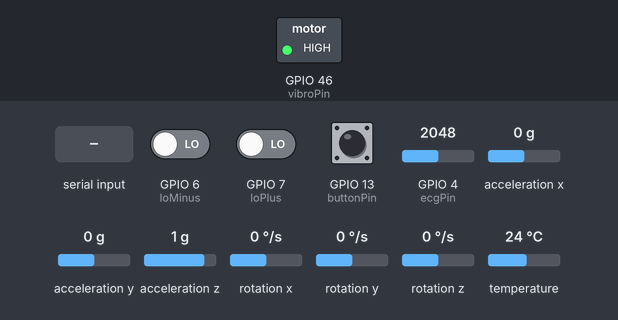
The sketch below on a simulated ESP32-S3. Parts: switched loads named in the sketch (green lamp = pin HIGH). Dashed ring = blinking. The inputs (shaded band) are chosen by the test bench; at power-on: GPIO 13 (buttonPin) HIGH, GPIO 4 (ecgPin) = 2048, GPIO 6 (loMinus) LOW, GPIO 7 (loPlus) LOW, acceleration x 0 g, acceleration y 0 g, acceleration z 1 g, rotation x 0 °/s, rotation y 0 °/s, rotation z 0 °/s, temperature 24 °C. Storage starts empty; what the sketch prints to the serial monitor is not drawn.

Above: at 0.1 s.
At 1.4 s:
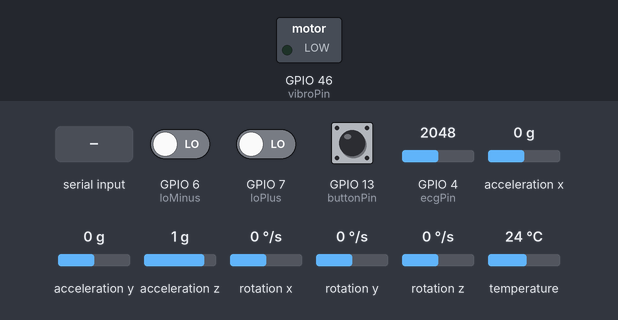
1.5 s: GPIO 13 (buttonPin) pulled LOW for 0.15 s
At 1.7 s:
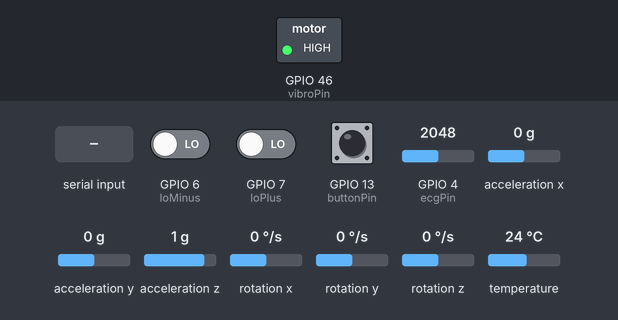
4.2 s: "D" received over Serial
Timing chart, 0 to 7.2 s (numbered marks = the images above; inputs shaded):
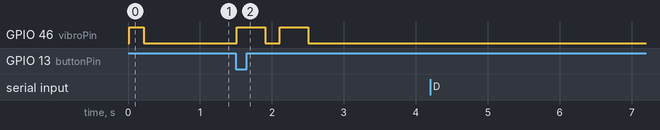

The sketch:

FirmwareforPerfMoni.ino
```cpp
#include <Adafruit_MPU6050.h>
#include <Adafruit_Sensor.h>
#include <Wire.h>
#include "FS.h"
#include <LittleFS.h>

// --- PINS ---
const int buttonPin = 13;
const int vibroPin  = 46;
const int sdaPin    = 16;
const int sclPin    = 15;
const int ecgPin    = 4;
const int loPlus    = 7;
const int loMinus   = 6;

Adafruit_MPU6050 mpu;
File dataFile;

// --- VARIABLES ---
bool isMonitoring = false;
int lastButtonState = HIGH;
int currentButtonState;

// Physics Trackers
float velocityZ = 0.0; float pitchAngle = 0.0;
float biasZ = 0.0; float biasX = 0.0; float initialTilt = 0.0;
unsigned long prevTime = 0;
unsigned long stopTimer = 0;

// --- NEW: BPM VARIABLES ---
const int Threshold = 2600;  // Threshold for identifying a "Beat" (Adjust if needed)
unsigned long lastBeatTime = 0;
int bpm = 0;
int beatIndex = 0;
int beats[10]; // Array to average the last 10 beats
int averageBPM = 0;

// --- HELPER: VIBRATION ---
void vibrateTwice() {
  digitalWrite(vibroPin, HIGH); delay(400);
  digitalWrite(vibroPin, LOW);  delay(200);
  digitalWrite(vibroPin, HIGH); delay(400);
  digitalWrite(vibroPin, LOW);
}

// --- HELPER: DUMP FILES ---
void dumpFile(String fname) {
  File file = LittleFS.open(fname, "r");
  if (!file) return;
  while (file.available()) {
    Serial.write(file.read());
  }
  file.close();
}

void dumpAllFiles() {
  Serial.println("\n\n>>> DUMP MODE ACTIVATED <<<");
  delay(500);
  int i = 1;
  while (LittleFS.exists("/session_" + String(i) + ".csv")) {
    String fName = "/session_" + String(i) + ".csv";
    Serial.print("=== START OF FILE: "); Serial.print(fName); Serial.println(" ===");
    dumpFile(fName);
    Serial.println();
    Serial.println("=== END OF DATA ===");
    i++;
  }
  Serial.println(">>> ALL FILES DUMPED <<<");
}

void setup() {
  Serial.begin(115200);
  pinMode(buttonPin, INPUT_PULLUP);
  pinMode(vibroPin, OUTPUT); digitalWrite(vibroPin, LOW);
  pinMode(loPlus, INPUT); pinMode(loMinus, INPUT);

  Wire.begin(sdaPin, sclPin);

  if (!LittleFS.begin(true)) { Serial.println("Memory Error"); return; }
  if (!mpu.begin()) { Serial.println("MPU Not Found"); while (1); }

  mpu.setAccelerometerRange(MPU6050_RANGE_2_G);
  mpu.setGyroRange(MPU6050_RANGE_500_DEG);
  mpu.setFilterBandwidth(MPU6050_BAND_21_HZ);

  Serial.println("System Ready. Press Button.");
  digitalWrite(vibroPin, HIGH); delay(200); digitalWrite(vibroPin, LOW);
}

void loop() {
  if (Serial.available()) {
    char cmd = Serial.read();
    if (cmd == 'D' || cmd == 'd') {
      isMonitoring = false;
      if (dataFile) dataFile.close();
      dumpAllFiles();
    }
  }

  currentButtonState = digitalRead(buttonPin);

  if (lastButtonState == HIGH && currentButtonState == LOW) {
    isMonitoring = !isMonitoring;
    vibrateTwice();

    if (isMonitoring) {
      Serial.println(">>> CALIBRATING... <<<");
      float sumZ = 0; float sumX = 0;
      for (int i = 0; i < 50; i++) {
        sensors_event_t a, g, temp; mpu.getEvent(&a, &g, &temp);
        sumZ += a.acceleration.z; sumX += a.acceleration.x; delay(3);
      }
      initialTilt = atan2((sumZ/50), (sumX/50)) * 57.2958;
      pitchAngle = initialTilt;
      float rad = initialTilt * 0.0174533;
      biasX = (sumX/50) - (9.81 * cos(rad));
      biasZ = (sumZ/50) - (9.81 * sin(rad));
      velocityZ = 0; prevTime = millis();

      // Reset BPM
      averageBPM = 0; beatIndex = 0; lastBeatTime = millis();

      int index = 1;
      while (LittleFS.exists("/session_" + String(index) + ".csv")) index++;
      String fileName = "/session_" + String(index) + ".csv";

      dataFile = LittleFS.open(fileName, "w");
      if (dataFile) {
        // UPDATED HEADER: Added BPM
        dataFile.println("Time,Tilt,AccFwd,AccUp,SpeedZ,ECG,BPM");
        Serial.print("Recording to: "); Serial.println(fileName);
        Serial.println("Time \t Tilt \t Speed \t ECG \t BPM");
      }
    } else {
      Serial.println(">>> STOPPED. SAVED. <<<");
      if (dataFile) dataFile.close();
    }
  }
  lastButtonState = currentButtonState;
  delay(20); // Higher sampling rate needed for ECG (20ms)

  if (isMonitoring && dataFile) {
    sensors_event_t a, g, temp; mpu.getEvent(&a, &g, &temp);
    unsigned long currentTime = millis();
    float dt = (currentTime - prevTime) / 1000.0; prevTime = currentTime;

    // 1. Motion Logic
    float calibratedAccelX = a.acceleration.x - biasX;
    float gyroY = g.gyro.y * 57.2958;
    float accelPitch = atan2(a.acceleration.z, calibratedAccelX) * 57.2958;
    pitchAngle = 0.98 * (pitchAngle + gyroY * dt) + 0.02 * accelPitch;
    float rad = pitchAngle * 0.0174533;
    float accelForward = (a.acceleration.z - biasZ) - (9.81 * sin(rad));
    float accelUp = (calibratedAccelX * cos(rad) + a.acceleration.z * sin(rad)) - 9.81;

    if (abs(accelForward) < 0.5) {
      accelForward = 0; velocityZ *= 0.9;
      stopTimer += (dt*1000); if (stopTimer > 200) velocityZ = 0;
    } else stopTimer = 0;
    if (abs(accelUp) < 0.5) accelUp = 0;
    velocityZ += (accelForward * dt);
    if (velocityZ < 0) velocityZ = 0;

    // 2. ECG & BPM Logic
    int ecgValue = 0;
    if ((digitalRead(loPlus) == 1) || (digitalRead(loMinus) == 1)) {
      ecgValue = 0; // Flatline if disconnected
      averageBPM = 0; // Reset BPM if leads off
    } else {
      ecgValue = analogRead(ecgPin);

      // BPM CALCULATION
      // Only count a beat if signal > Threshold AND it's been > 300ms since last beat (Max 200 BPM)
      if (ecgValue > Threshold && (currentTime - lastBeatTime > 300)) {
         long duration = currentTime - lastBeatTime;
         lastBeatTime = currentTime;

         // Calculate Instant BPM
         int instantBPM = 60000 / duration;

         // Smooth it (Running average)
         beats[beatIndex] = instantBPM;
         beatIndex = (beatIndex + 1) % 10; // Cycle 0-9

         // Calculate Average
         long total = 0;
         for(int k=0; k<10; k++) total += beats[k];
         averageBPM = total / 10;
      }
    }

    // 3. Save to File (Added BPM)
    dataFile.print(currentTime); dataFile.print(",");
    dataFile.print(pitchAngle, 1); dataFile.print(",");
    dataFile.print(accelForward, 2); dataFile.print(",");
    dataFile.print(accelUp, 2); dataFile.print(",");
    dataFile.print(velocityZ, 2); dataFile.print(",");
    dataFile.print(ecgValue); dataFile.print(",");
    dataFile.println(averageBPM); // <--- New Data

    // 4. Real Time Print
    Serial.print(currentTime); Serial.print("\t");
    Serial.print(pitchAngle, 1); Serial.print("\t");
    Serial.print(velocityZ, 2); Serial.print("\t");
    Serial.print(ecgValue); Serial.print("\t");
    Serial.println(averageBPM);
  }
}
```

Measured:
- after the input at 1.5 s, GPIO 46 (vibroPin): alternates HIGH for 0.40 s and LOW for 0.20 s, 4 changes in all, then stays LOW, starting at once
- after the input at 4.2 s, every drawn part: stays the same
